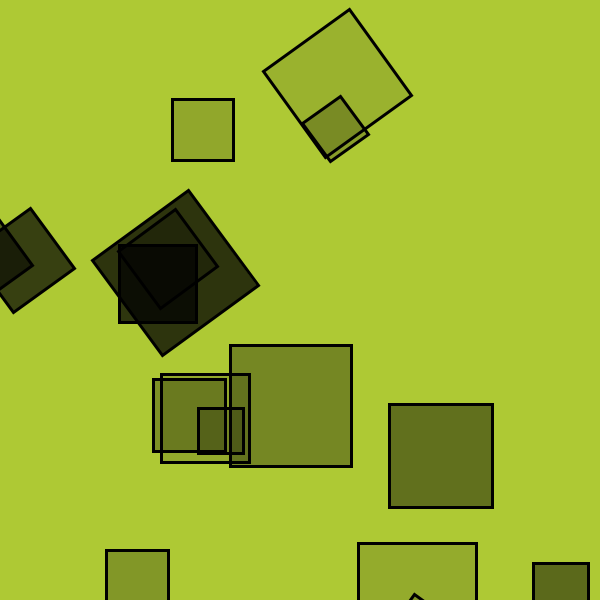
Frame 1 (no input)
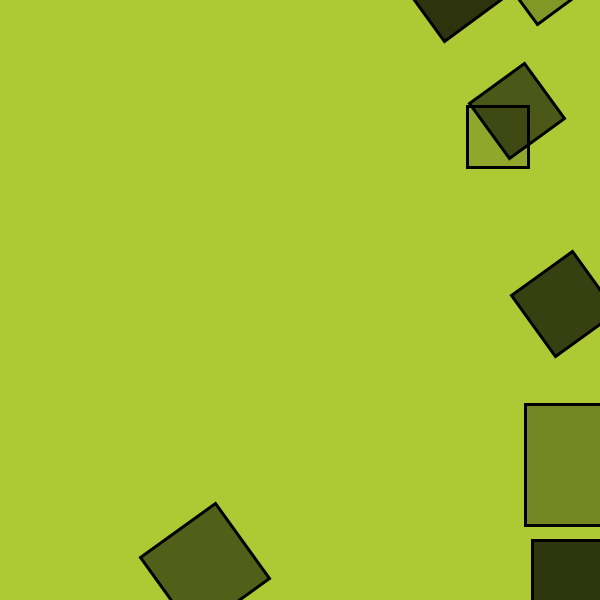
Frame 60 (the mouse pressed at the canvas centre just before this capture)
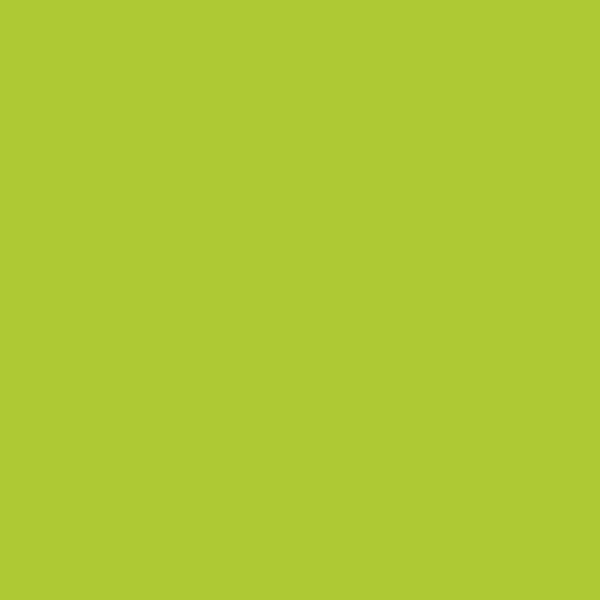
Frame 120 (the mouse held since frame 60 and released just before this capture)

The Processing sketch that drew these frames (run headless with seeded random() and noise(); from frame 60 on, the mouse is pressed at the canvas centre):

// Processing sketch: processing_56459
// ── processing_56459.pde

//computer arts for processing 60-257
//hw #11 a psuedo screensaver
//copyright kyree 2012

final int MAX = 100;
float [] x;
float [] y;
float [] ht;
float [] wd;
float [] ax;
float [] ay;
color [] c;


void setup()
{
 size (600,600);
 smooth();
 
  x = new float [MAX];
  initFloatArray(x, 70, width);    
  y = new float [MAX];
  initFloatArray(y, 70, height);  
  ht = new float [MAX];
  initFloatArray(ht, 70, width*.25);
  wd = new float [MAX];
  initFloatArray(wd, 70, width);  
  ax = new float [MAX];
  initFloatArray(ax, 5, 10);    
  ay = new float [MAX];
  initFloatArray(ay, 1, 10);    
  c = new color [MAX];
  initColorArray();

}

void draw()
{
 background (#AEC934); 
 drawBoxes();
 shakeBoxes();
}


void initFloatArray(float [ ] ray, float low, float high)
{
  for (int i=0; i < ray.length; i++)
  {
    ray[i] = int(random(low,high));
  }
}



void initColorArray( )
{
  for (int i=0; i < c.length; i++)
  {
    c[i] = color(#cdcdcd, random(20,200));
  }
}


void drawBoxes()
{
  for (int i=0; i < MAX; i++)
  {
    strokeWeight(3);
    fill(c[i]);
    translate(width/2, height/2);
    rotate(PI/5.0);
    rect(x[i], y[i], ht[i]-25, ht[i]-25);
  }
}
    

void shakeBoxes()
{
  for (int i=0; i < MAX; i++)
    {
    x[i] = x[i] + ax[i];
    if (x[i]/2+(ht[i]/2) > width)
      {
      ax[i] = -ax[i];
       }
 
    if (x[i]/2 - (ht[i]/2) <0)
      {
      ax[i] = -ax[i];
      }
    
    
    
    y[i] = y[i] + ay[i];
    if (y[i]/2+(wd[i]/2) > height)
      {
      ay[i] = -ay[i];
      }
    
    if (y[i]/2-(wd[i]/2) < 0)
      {
      ay[i] = -ay[i];
      }
    }
}
